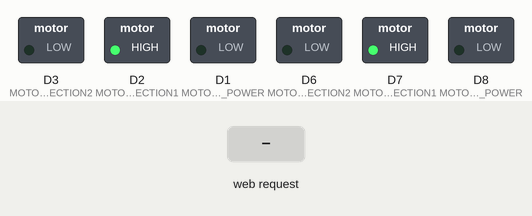
The sketch below on a simulated ESP8266 (NodeMCU). Parts: switched loads named in the sketch (green lamp = pin HIGH). The inputs (shaded band) are chosen by the test bench. WiFi joins after 1.5 s; servers stay silent unless stated; what the sketch prints to the serial monitor is not drawn.

Above: at 2.8 s.
2.9 s: HTTP request GET /forward received
At 4.0 s:
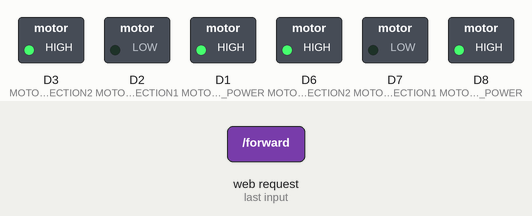
4.4 s: HTTP request GET /back received
At 5.2 s:
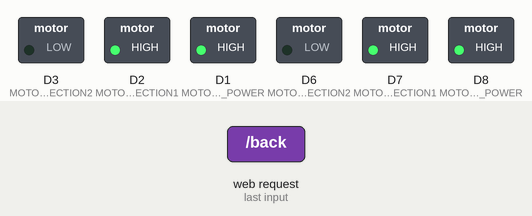
5.9 s: HTTP request GET /right received
At 6.3 s:
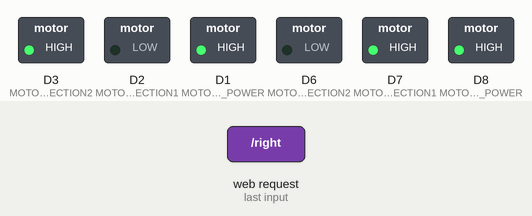
7.4 s: HTTP request GET /left received
At 8.6 s:
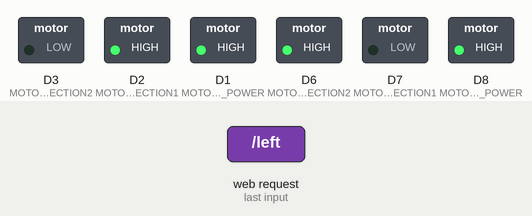
8.9 s: HTTP request GET /steerStop received
At 9.8 s:
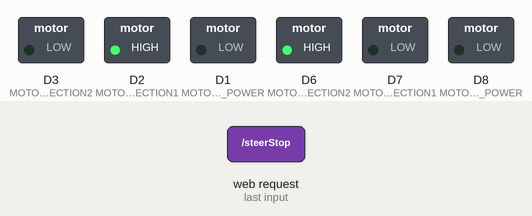
Timing chart, 0 to 11.4 s (numbered marks = the images above; inputs shaded):
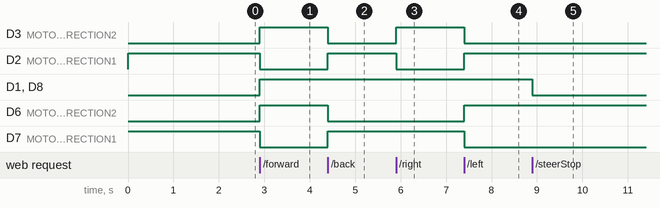

Measured:
- after the input at 2.9 s, D3 (MOTOR_B_DIRECTION2), D1 (MOTOR_B_POWER), D6 (MOTOR_A_DIRECTION2), D8 (MOTOR_A_POWER): LOW → HIGH at once; D2 (MOTOR_B_DIRECTION1), D7 (MOTOR_A_DIRECTION1): HIGH → LOW at once
- after the input at 4.4 s, D3 (MOTOR_B_DIRECTION2), D6 (MOTOR_A_DIRECTION2): HIGH → LOW at once; D2 (MOTOR_B_DIRECTION1), D7 (MOTOR_A_DIRECTION1): LOW → HIGH at once
- after the input at 5.9 s, D3 (MOTOR_B_DIRECTION2): LOW → HIGH at once; D2 (MOTOR_B_DIRECTION1): HIGH → LOW at once
- after the input at 7.4 s, D3 (MOTOR_B_DIRECTION2), D7 (MOTOR_A_DIRECTION1): HIGH → LOW at once; D2 (MOTOR_B_DIRECTION1), D6 (MOTOR_A_DIRECTION2): LOW → HIGH at once
- after the input at 8.9 s, D1 (MOTOR_B_POWER), D8 (MOTOR_A_POWER): HIGH → LOW at once

The sketch:

MotorWeb.ino
```cpp
/*******************************************************************
    A sketch for controlling a toy car with using a web page
    hosted on a ESP8266

    Main Hardware:
    - NodeMCU Development Board cp2102 (Look for the one with the square chip beside the USB port)
    - NodeMCU Motor Shield (L2932)

    Written by Brian Lough
    https://www.youtube.com/channel/UCezJOfu7OtqGzd5xrP3q6WA
 *******************************************************************/

#include <ESP8266WiFi.h>
#include <WiFiClient.h>
#include <ESP8266WebServer.h>
#include <ESP8266mDNS.h>

// These are the pins used to control the motor shield

#define MOTOR_A_POWER D8
#define MOTOR_A_DIRECTION1 D7
#define MOTOR_A_DIRECTION2 D6

#define MOTOR_B_POWER D1
#define MOTOR_B_DIRECTION1 D2
#define MOTOR_B_DIRECTION2 D3

// drivePower sets how fast the car goes
// Can be set between 0 and 1023 (although car problaly wont move if values are too low)
int drivePower = 1000;

// ----------------
// Set your WiFi SSID and Password here
// ----------------
const char* ssid = "CenturyLink3741";
const char* password = "Southside";

ESP8266WebServer server(80);

const char *webpage =
#include "motorPage.h"
;

void handleRoot() {

  server.send(200, "text/html", webpage);
}

void handleNotFound(){
  String message = "File Not Found\n\n";
  message += "URI: ";
  message += server.uri();
  message += "\nMethod: ";
  message += (server.method() == HTTP_GET)?"GET":"POST";
  message += "\nArguments: ";
  message += server.args();
  message += "\n";
  for (uint8_t i=0; i<server.args(); i++){
    message += " " + server.argName(i) + ": " + server.arg(i) + "\n";
  }
  server.send(404, "text/plain", message);
}

void setup(void){

  pinMode(MOTOR_A_POWER, OUTPUT);
  pinMode(MOTOR_A_DIRECTION1, OUTPUT);
  pinMode(MOTOR_A_DIRECTION2, OUTPUT);
  pinMode(MOTOR_B_POWER, OUTPUT);
  pinMode(MOTOR_B_DIRECTION1, OUTPUT);
  pinMode(MOTOR_B_DIRECTION2, OUTPUT);

  digitalWrite(MOTOR_A_DIRECTION1,HIGH);
  digitalWrite(MOTOR_A_DIRECTION2,LOW);
  digitalWrite(MOTOR_B_DIRECTION1,HIGH);
  digitalWrite(MOTOR_B_DIRECTION2,LOW);

  WiFi.mode(WIFI_STA);
  WiFi.disconnect();
  delay(100);

  Serial.begin(9600);
  WiFi.begin(ssid, password);
  Serial.println("");

  // Wait for connection
  while (WiFi.status() != WL_CONNECTED) {
    delay(500);
    Serial.print(".");
  }
  Serial.println("");
  Serial.print("Connected to ");
  Serial.println(ssid);
  Serial.print("IP address: ");
  Serial.println(WiFi.localIP());

  if (MDNS.begin("WifiCar")) {
    Serial.println("MDNS Responder Started");
  }

  server.on("/", handleRoot);

  server.on("/forward", [](){
    Serial.println("forward");
    digitalWrite(MOTOR_A_DIRECTION1,LOW);
    digitalWrite(MOTOR_A_DIRECTION2,HIGH);
    digitalWrite(MOTOR_B_DIRECTION1,LOW);
    digitalWrite(MOTOR_B_DIRECTION2,HIGH);
    analogWrite(MOTOR_A_POWER, drivePower);
    analogWrite(MOTOR_B_POWER, drivePower);
    server.send(200, "text/plain", "forward");
  });

  server.on("/driveStop", [](){
    Serial.println("driveStop");
    digitalWrite(MOTOR_A_DIRECTION1,HIGH);
    digitalWrite(MOTOR_A_DIRECTION2,LOW);
    digitalWrite(MOTOR_B_DIRECTION1,HIGH);
    digitalWrite(MOTOR_B_DIRECTION2,LOW);
    analogWrite(MOTOR_A_POWER, 0);
    analogWrite(MOTOR_B_POWER, 0);
    server.send(200, "text/plain", "driveStop");
  });

  server.on("/back", [](){
    Serial.println("back");
    digitalWrite(MOTOR_A_DIRECTION1,HIGH);
    digitalWrite(MOTOR_A_DIRECTION2,LOW);
    digitalWrite(MOTOR_B_DIRECTION1,HIGH);
    digitalWrite(MOTOR_B_DIRECTION2,LOW);
    analogWrite(MOTOR_A_POWER, drivePower);
    analogWrite(MOTOR_B_POWER, drivePower);
    server.send(200, "text/plain", "back");
  });

  server.on("/right", [](){
    Serial.println("right");
    digitalWrite(MOTOR_A_DIRECTION1,HIGH);
    digitalWrite(MOTOR_A_DIRECTION2,LOW);
    digitalWrite(MOTOR_B_DIRECTION1,LOW);
    digitalWrite(MOTOR_B_DIRECTION2,HIGH);
    analogWrite(MOTOR_A_POWER, drivePower);
    analogWrite(MOTOR_B_POWER, drivePower);
    server.send(200, "text/plain", "right");
  });

  server.on("/left", [](){
    Serial.println("left");
    digitalWrite(MOTOR_A_DIRECTION1,LOW);
    digitalWrite(MOTOR_A_DIRECTION2,HIGH);
    digitalWrite(MOTOR_B_DIRECTION1,HIGH);
    digitalWrite(MOTOR_B_DIRECTION2,LOW);
    analogWrite(MOTOR_A_POWER, drivePower);
    analogWrite(MOTOR_B_POWER, drivePower);
    server.send(200, "text/plain", "left");
  });

  server.on("/steerStop", [](){
    Serial.println("steerStop");
    analogWrite(MOTOR_A_POWER, 0);
    analogWrite(MOTOR_B_POWER, 0);
    server.send(200, "text/plain", "steerStop");
  });

  server.onNotFound(handleNotFound);

  server.begin();
  Serial.println("HTTP Server Started");
}

void loop(void){
  server.handleClient();
}
```

motorPage.h
```cpp
R"(
<!DOCTYPE html>
<html>
  <head>
    <meta charset="utf-8">
    <meta http-equiv="X-UA-Compatible" content="IE=edge">
    <meta name="viewport" content="width=device-width, initial-scale=1.0, maximum-scale=1.0, user-scalable=no" />
    <link rel="stylesheet" href="https://maxcdn.bootstrapcdn.com/bootstrap/3.3.7/css/bootstrap.min.css">
  </head>
  <body>
    <div class="container-fluid">
      <div class="col-xs-12"  style="height: 100vh">
        <div class="row" style="height: 33.33%; padding-top: 1em; padding-bottom:1em">
          <div class="col-xs-8" ></div>
          <div class="col-xs-4" style="text-align: center; height: 100%">
            <button id="drive" type="button" class="btn btn-default" style="height: 100%; width: 100%" onmousedown='makeAjaxCall("forward")' onmouseup='makeAjaxCall("driveStop")' ontouchstart='makeAjaxCall("forward")' ontouchend='makeAjaxCall("driveStop")'>Drive</button>
          </div>
        </div>
        <div class="row" style="height: 33.33%; padding-bottom:1em">
          <div class="col-xs-4" style="height: 100%; text-align: center">
            <button id="left" type="button" class="btn btn-default" style="height: 100%; width: 100%" onmousedown='makeAjaxCall("left")' onmouseup='makeAjaxCall("steerStop")' ontouchstart='makeAjaxCall("left")' ontouchend='makeAjaxCall("steerStop")'>Left</button>
          </div>
          <div class="col-xs-4" style="height: 100%; text-align: center">
            <button id="right" type="button" class="btn btn-default" style="height: 100%; width: 100%" onmousedown='makeAjaxCall("right")' onmouseup='makeAjaxCall("steerStop")' ontouchstart='makeAjaxCall("right")' ontouchend='makeAjaxCall("steerStop")'>Right</button>
          </div>
          <div class="col-xs-4" ></div>
        </div>
        <div class="row" style="height: 33.33%; padding-bottom:1em">
          <div class="col-xs-8" ></div>
          <div class="col-xs-4" style="height: 100%; text-align: center">
            <button id="back" type="button" class="btn btn-default" style="height: 100%; width: 100%" onmousedown='makeAjaxCall("back")' onmouseup='makeAjaxCall("driveStop")' ontouchstart='makeAjaxCall("back")' ontouchend='makeAjaxCall("driveStop")'>Back</button>
          </div>
        </div>
      </div>
    </div>
    <script src="https://ajax.googleapis.com/ajax/libs/jquery/1.12.4/jquery.min.js"></script>
    <script src="https://maxcdn.bootstrapcdn.com/bootstrap/3.3.7/js/bootstrap.min.js"></script>
    <script> function makeAjaxCall(url){$.ajax({"url": url})}</script>
    <!--<script>
       document.addEventListener('keydown', function(event) {
          if(event.keyCode == 37) {
              //Left Arrow
              makeAjaxCall("left");
          }
          else if(event.keyCode == 39) {
              //Right Arrow
              makeAjaxCall("right");
          } else if(event.keyCode == 38) {
              //Up Arrow
              makeAjaxCall("forward");
          } else if(event.keyCode == 40) {
              //Down Arrow
              makeAjaxCall("back");
          }
      });

      document.addEventListener('keyup', function(event) {
          if(event.keyCode == 37 ||event.keyCode == 39 ) {
              //Left or Right Arrow
              makeAjaxCall("steerStop");
          }
          else if(event.keyCode == 38 ||event.keyCode == 40 ) {
              //Up or Down Arrow
              makeAjaxCall("driveStop");
          }
      });
    </script>-->
  </body>
</html>

)"
```
